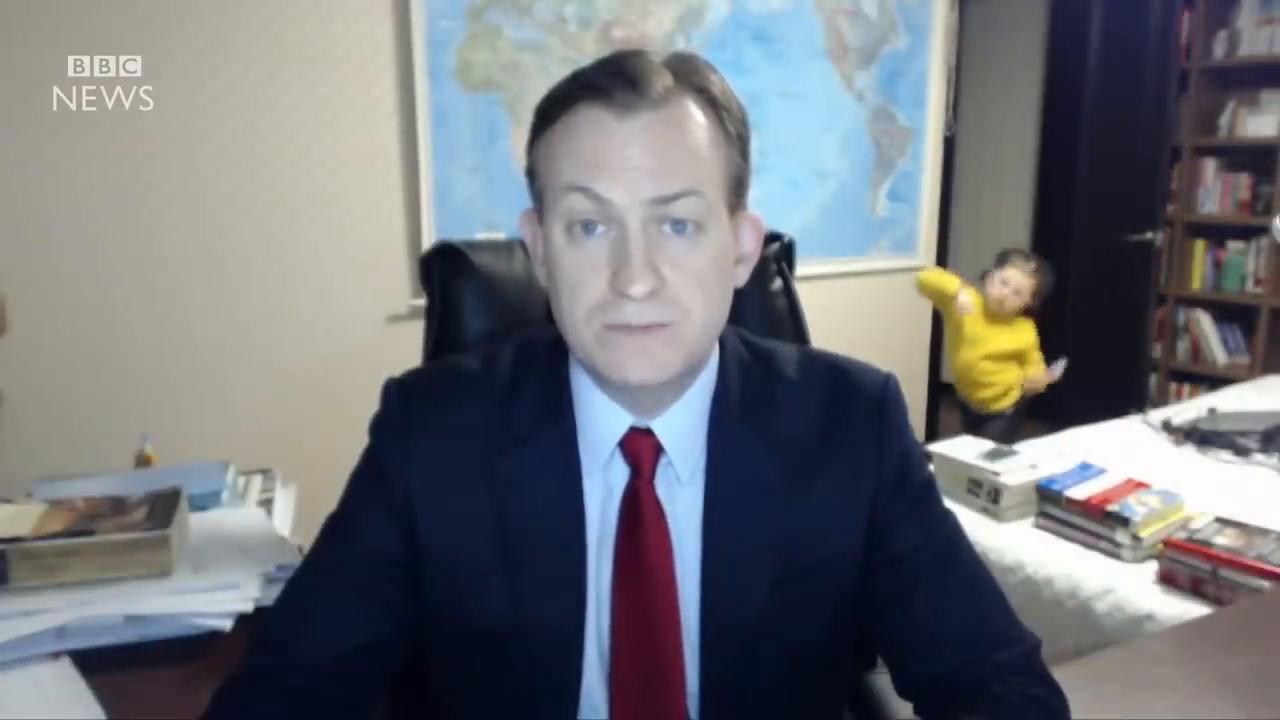
#> input picture frame 109 of teste_face_only.mp4, 1280 x 720 px, given in place of pedestres.mp4, which was not available
$ python main.py
#> lines starting #> are read from the running program, lines starting #| are printed output that depends on the picture; after the words box and inside, x2 and y2 are one past the last pixel; in counts of white or black regions, pixels touching at a corner belong together; pictures that were not available may be replaced by others from this repository, and a replacement may not be noted
import cv2
import random
import numpy as np

face_cascade = cv2.CascadeClassifier(
    cv2.data.haarcascades + 'haarcascade_frontalface_default.xml')

video_capture = cv2.VideoCapture("pedestres.mp4")
# video_capture = cv2.VideoCapture(0)

filter = "none"
detect = True

options = "A - Blur\n S - Color\nD- Canny\n F - Blow Out\nG - Blow In\n H - Invert\n J - Contornos \n K - Detection On/Off\n Q - Quit\nL - Reset Filters"

def nothing(inp):
    pass

cv2.namedWindow("controls")

cv2.createTrackbar("r", "controls", 255, 1, nothing)
cv2.setTrackbarMax("r", "controls", 255)
cv2.setTrackbarMin("r", "controls", 0)

cv2.createTrackbar("g", "controls", 0, 1, nothing)
cv2.setTrackbarMax("g", "controls", 255)
cv2.setTrackbarMin("g", "controls", 0)

cv2.createTrackbar("b", "controls", 0, 1, nothing)
cv2.setTrackbarMax("b", "controls", 255)
cv2.setTrackbarMin("b", "controls", 0)

while True:
    ret, frame = video_capture.read()
#> frame is the input picture: shape (720, 1280, 3); mean B, G, R 120.6, 115.3, 112.8
    if not ret:
        print("Error opening video")
        break

    if (detect):
        gray_frame = cv2.cvtColor(frame, cv2.COLOR_BGR2GRAY)
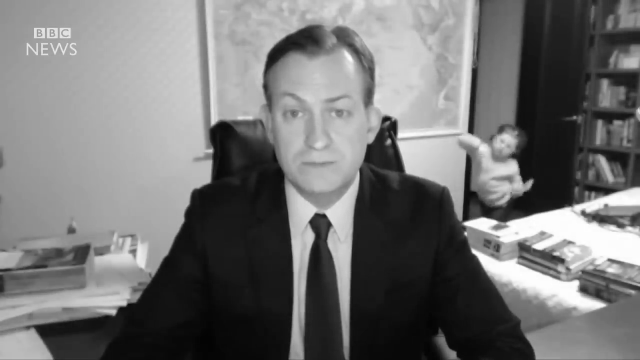
#> gray_frame: shape (720, 1280) (shown at 1/2 size); min 3, max 255, mean 115.2

        faces = face_cascade.detectMultiScale(
            gray_frame, scaleFactor=1.1, minNeighbors=5, minSize=(50, 50))
#> faces = [[783, 253, 67, 67], [519, 134, 231, 231]]

        for (x, y, w, h) in faces:
            face_region = frame[y:y+h, x:x+w]
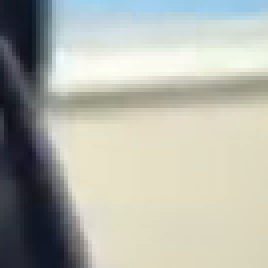
#> face_region: shape (67, 67, 3) (shown 4 times larger); mean B, G, R 171, 180.5, 178.5
            if filter == "blur":
                frame[y:y+h, x:x +
                      w] = cv2.GaussianBlur(frame[y:y+h, x:x+w], (63, 63), 0)
            elif filter == "color":
                colored_face = cv2.cvtColor(face_region, cv2.COLOR_BGR2HSV)
                # Modify the HSV values as per your desired color
                colored_face[:, :, 0] += random.randint(0, 180)
                frame[y:y+h, x:x+w] = colored_face
            elif filter == "contornos":
                r = cv2.getTrackbarPos("r", "controls")
                g = cv2.getTrackbarPos("g", "controls")
                b = cv2.getTrackbarPos("b", "controls")

                gray = cv2.cvtColor(face_region, cv2.COLOR_BGR2GRAY)

                _, thresh = cv2.threshold(gray, 128, 255, cv2.THRESH_BINARY)

                contours, _ = cv2.findContours(thresh, cv2.RETR_EXTERNAL, cv2.CHAIN_APPROX_SIMPLE)
                cv2.drawContours(face_region, contours, -1, (b,g,r), thickness=2)
                frame[y:y+h, x:x + w] = face_region
            elif filter == "blowout":
                frame[y:y+h, x:x +
                      w] = cv2.dilate(face_region, np.ones((17, 17), dtype=np.uint8))
            elif filter == "blowin":
                frame[y:y+h, x:x +
                      w] = cv2.erode(face_region, np.ones((17, 17), dtype=np.uint8))

    if (filter == "canny"):
        edges = cv2.Canny(frame, threshold1=50, threshold2=150)

        edges_bgr = cv2.cvtColor(edges, cv2.COLOR_GRAY2BGR)

        r = cv2.getTrackbarPos("r", "controls") / 255.0
        g = cv2.getTrackbarPos("g", "controls") / 255.0
        b = cv2.getTrackbarPos("b", "controls") / 255.0

        white = np.ones_like(edges_bgr, dtype=np.float64) * 255

        white[:, :, 0] *= b  # Blue channel
        white[:, :, 1] *= g  # Green channel
        white[:, :, 2] *= r  # Red channel

        white_uint8 = white.astype(np.uint8)

        colored_edges = cv2.bitwise_and(white_uint8, edges_bgr)

        frame = colored_edges

    elif filter == "invert":
        frame = cv2.bitwise_not(frame)

    cv2.putText(frame, f"Filter: {filter}", ((
        frame.shape[1]//2)-100, 50), cv2.FONT_HERSHEY_COMPLEX, 1, (255, 0, 0), 2)
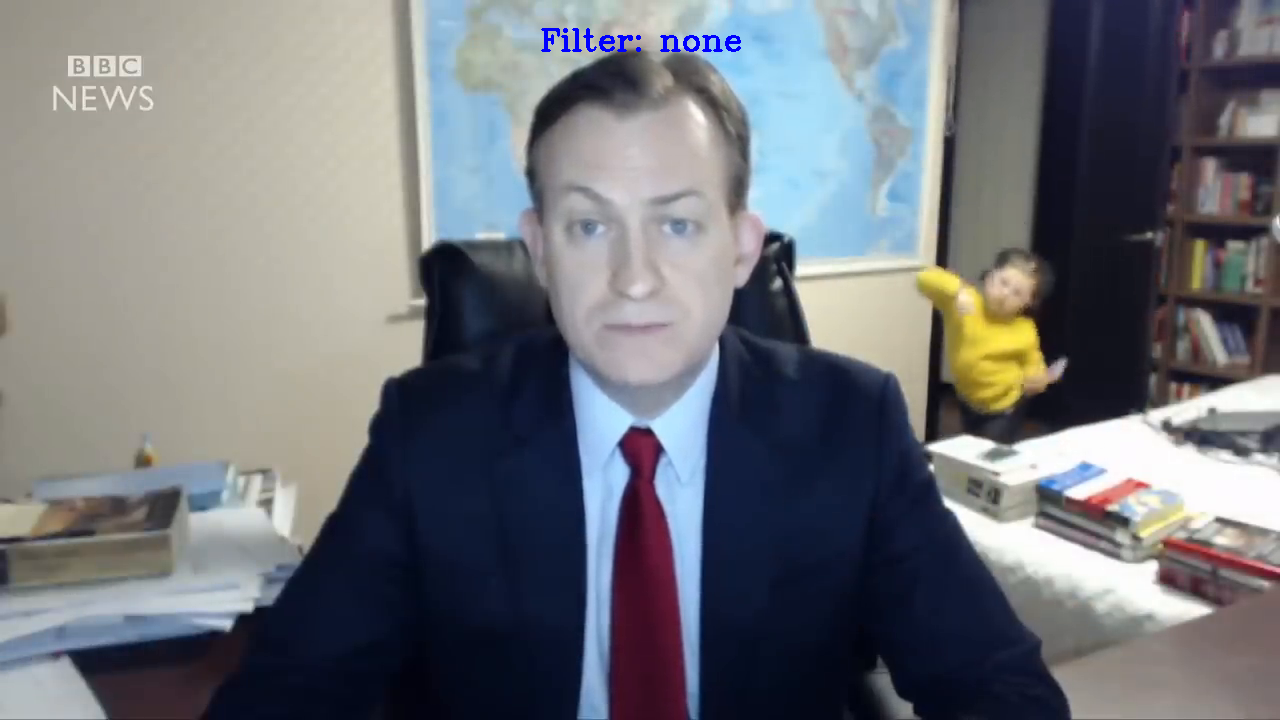
#> frame: shape (720, 1280, 3); 0.17% of pixels changed, all inside (x1, y1, x2, y2) = (541, 28, 741, 52)

    y0 = frame.shape[0] - 300
    for i, line in enumerate(options.split('\n')):
        y = y0 + (30 * i)
        cv2.putText(frame, line, (50, y),
                    cv2.FONT_HERSHEY_COMPLEX, 1, (255, 255, 0), 2)
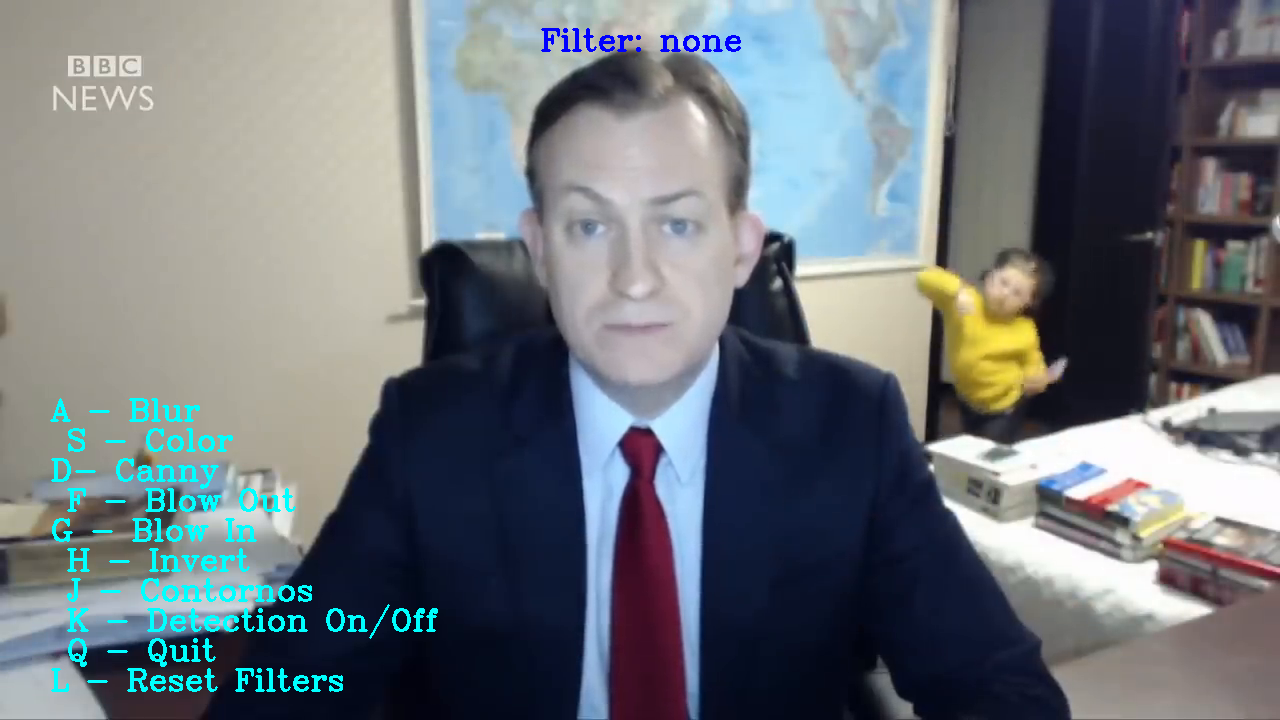
#> frame: shape (720, 1280, 3); 1.59% of pixels changed, all inside (x1, y1, x2, y2) = (50, 398, 438, 692)

    cv2.imshow('Video', frame)

    # Key mapping
    key = cv2.waitKey(1) & 0xFF
#> (key q is pressed here)

    if (key == ord("q")):
        break
    elif key == ord("a"):
        filter = "blur"
    elif key == ord("s"):
        filter = "color"
    elif key == ord("d"):
        filter = "canny"
    elif key == ord("f"):
        filter = "blowout"
    elif key == ord("g"):
        filter = "blowin"
    elif key == ord("h"):
        filter = "invert"
    elif key == ord("j"):
        filter = "contornos"
    elif key == ord("k"):
        detect = not detect
    elif key == ord("l"):
        filter = "none"


video_capture.release()
cv2.destroyAllWindows()

$ run again, starting later in the video
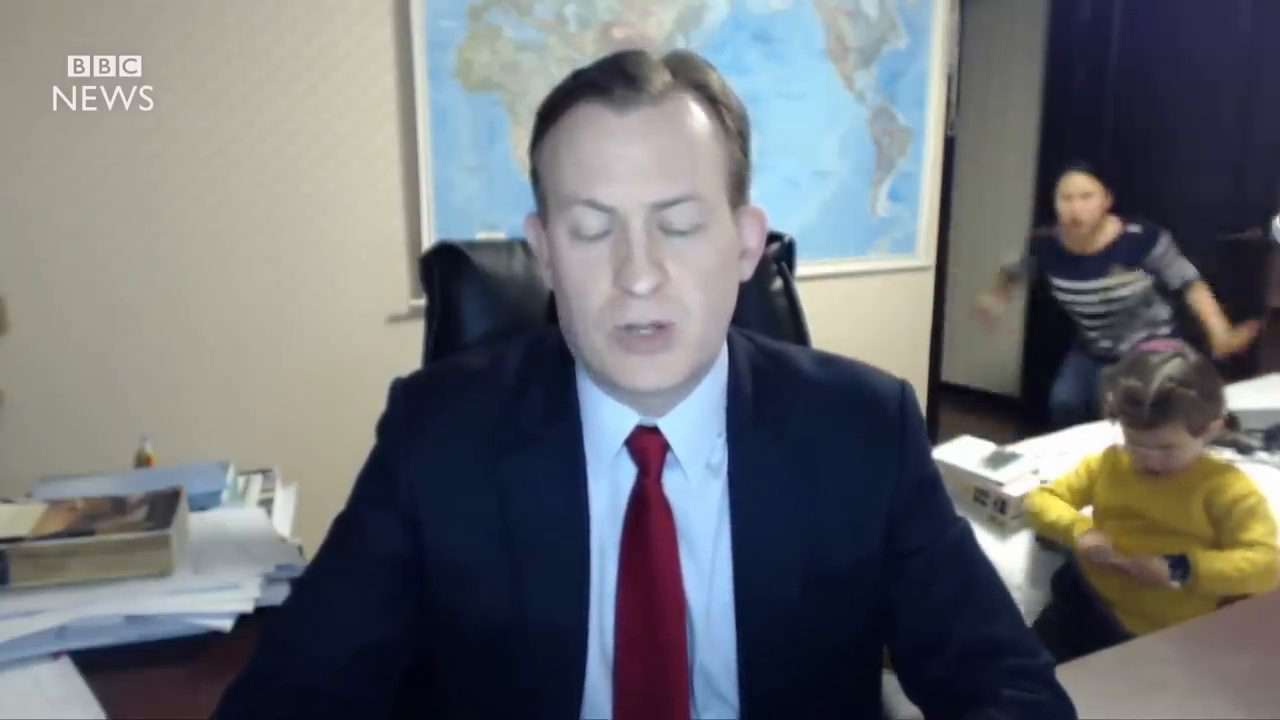
#> input picture frame 491 of teste_face_only.mp4, 1280 x 720 px, given in place of pedestres.mp4, which was not available
#> frame is the input picture: shape (720, 1280, 3); mean B, G, R 115.8, 111.4, 108.6
#> `gray_frame = cv2.cvtColor(frame, cv2.COLOR_BGR2GRAY)`:
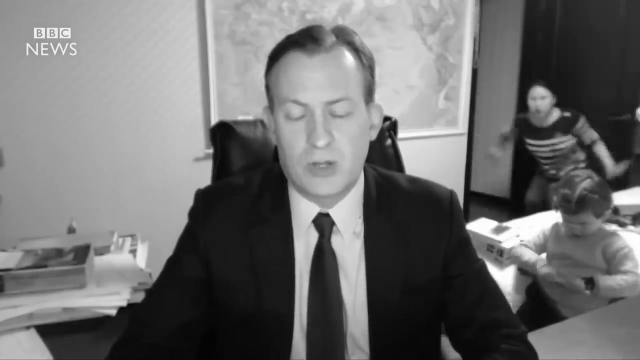
#> gray_frame: shape (720, 1280) (shown at 1/2 size); min 2, max 255, mean 111.1
#> faces = [[1046, 172, 62, 62], [784, 252, 71, 71], [655, 444, 79, 79], [524, 140, 224, 224]]
#> after the loop `for i, line in enumerate(options.split('\n')):`:
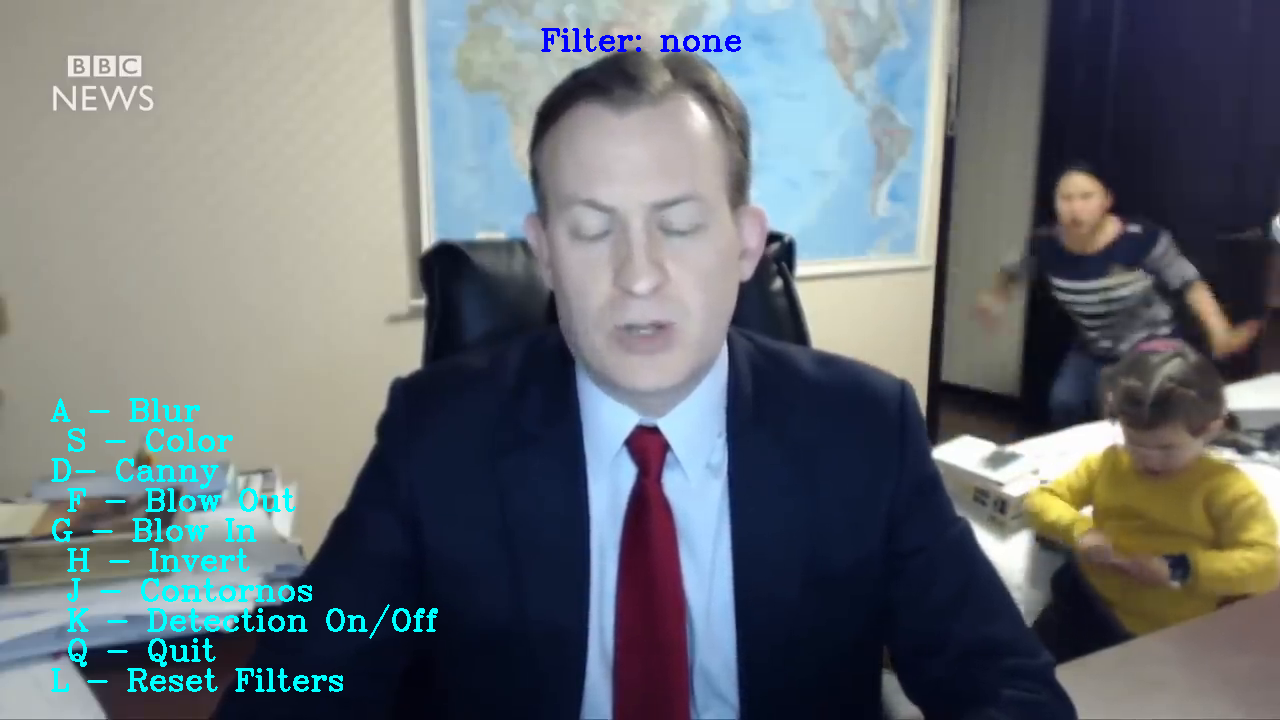
#> frame: shape (720, 1280, 3); mean B, G, R 118.2, 113.4, 106.7

$ run again, starting later in the video
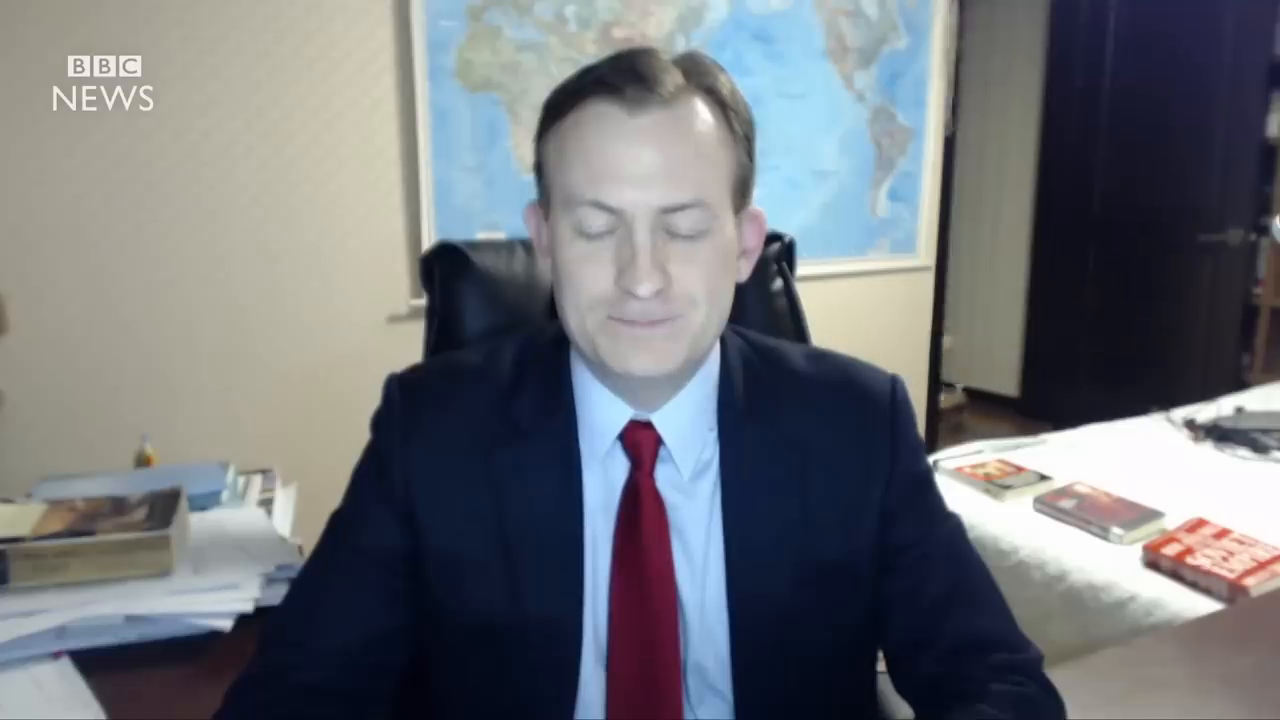
#> input picture frame 873 of teste_face_only.mp4, 1280 x 720 px, given in place of pedestres.mp4, which was not available
#> frame is the input picture: shape (720, 1280, 3); mean B, G, R 121.1, 115.3, 111.9
#> `gray_frame = cv2.cvtColor(frame, cv2.COLOR_BGR2GRAY)`:
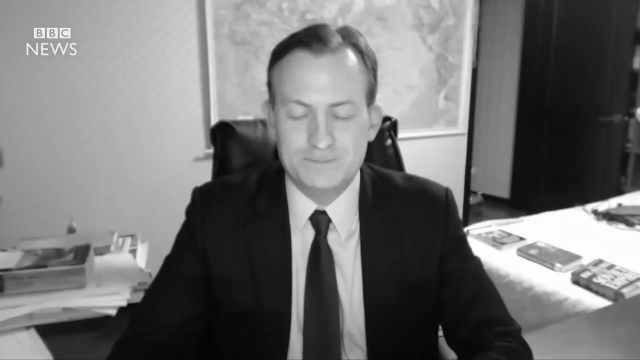
#> gray_frame: shape (720, 1280) (shown at 1/2 size); min 0, max 255, mean 114.9
#> faces = [[783, 251, 73, 73], [650, 440, 77, 77], [528, 140, 225, 225]]
#> after the loop `for i, line in enumerate(options.split('\n')):`:
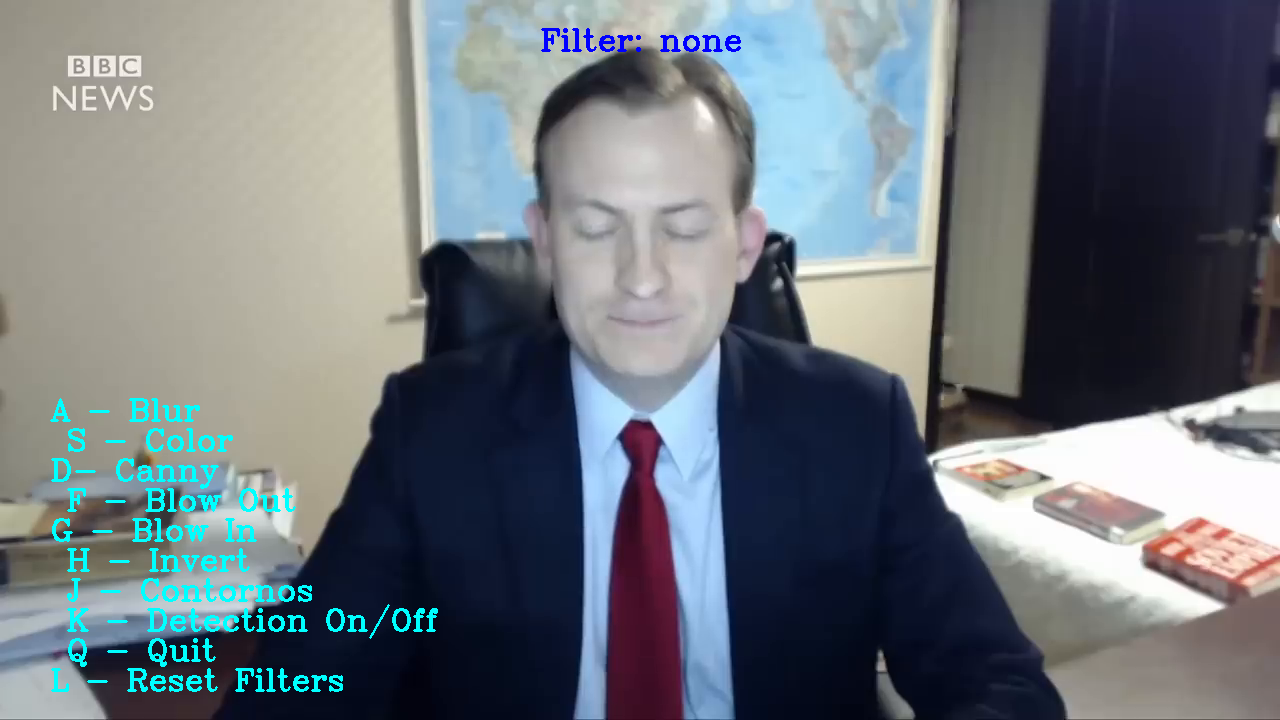
#> frame: shape (720, 1280, 3); mean B, G, R 123.5, 117.3, 110
